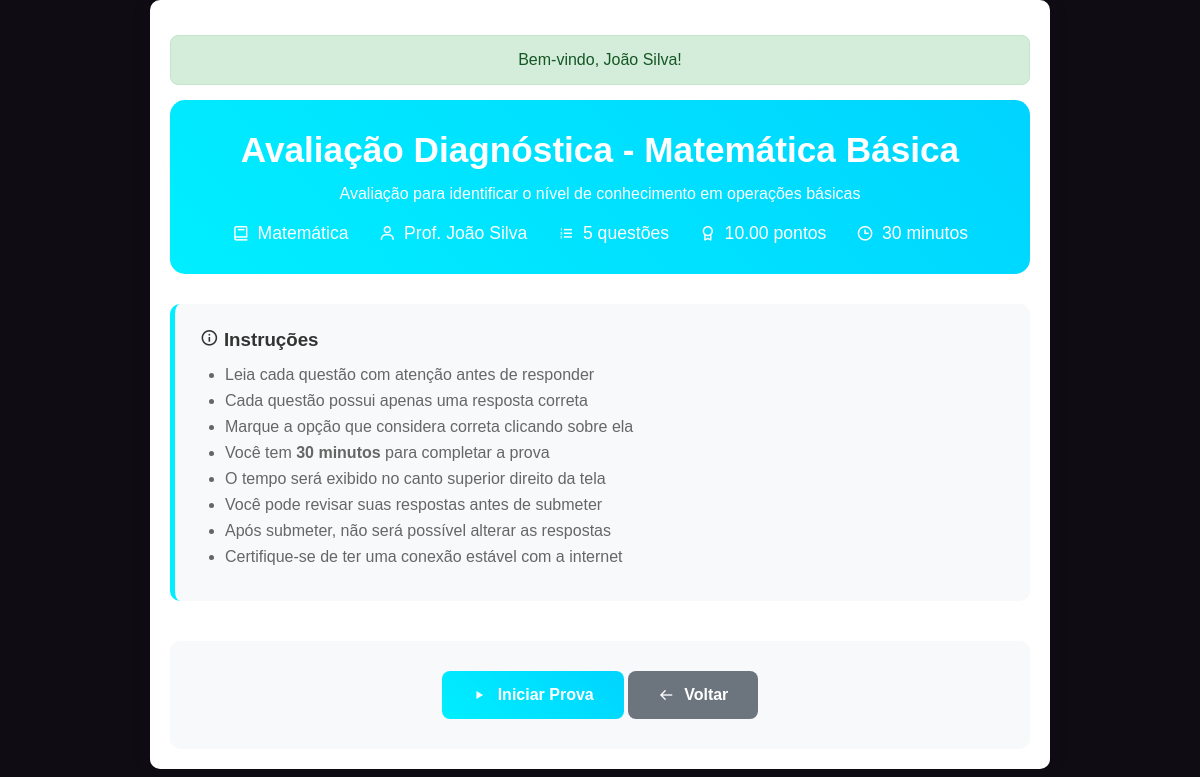
The app's page /fazer_prova.php?id=1 (signed in) with its own data.
### tables this page shows
CREATE TABLE IF NOT EXISTS provas (
    id INT AUTO_INCREMENT PRIMARY KEY,
    titulo VARCHAR(255) NOT NULL,
    descricao TEXT,
    materia VARCHAR(100) NOT NULL,
    tipo ENUM('diagnostica', 'avaliativa') NOT NULL DEFAULT 'diagnostica',
    tempo_limite INT DEFAULT 0,  
    professor_id INT NOT NULL,
    ativa BOOLEAN DEFAULT TRUE,
    created_at TIMESTAMP DEFAULT CURRENT_TIMESTAMP,
    updated_at TIMESTAMP DEFAULT CURRENT_TIMESTAMP ON UPDATE CURRENT_TIMESTAMP,
    FOREIGN KEY (professor_id) REFERENCES users(id) ON DELETE CASCADE
);

CREATE TABLE IF NOT EXISTS users (
    id INT AUTO_INCREMENT PRIMARY KEY,
    nome VARCHAR(100) NOT NULL,
    matricula VARCHAR(50) UNIQUE NOT NULL,
    password VARCHAR(255) NOT NULL,
    role ENUM('user', 'professor') NOT NULL DEFAULT 'user',
    created_at TIMESTAMP DEFAULT CURRENT_TIMESTAMP,
    updated_at TIMESTAMP DEFAULT CURRENT_TIMESTAMP ON UPDATE CURRENT_TIMESTAMP
);

### includes/session.php (called while the page is built, shortened)
<?php
function getFlashMessage() {
    if (isset($_SESSION['flash_message'])) {
        $message = $_SESSION['flash_message'];
        $type = $_SESSION['flash_type'] ?? 'info';
        return ['message' => $message, 'type' => $type];
    }
    return null;
}
?>

### fazer_prova.php (the view, shortened to what this page needs)
<?php
require_once 'includes/session.php';
require_once 'config/database.php';
$flash = getFlashMessage();
$aluno_id = $_SESSION['user_id'];
$prova_id = isset($_GET['id']) ? intval($_GET['id']) : 0;
try {
    $stmt = $pdo->prepare("
        SELECT
            p.*,
            pd.tentativas_permitidas,
            pd.data_inicio,
            pd.data_fim,
            COUNT(pq.id) as total_questoes,
            SUM(pq.pontuacao) as pontuacao_maxima,
            u.nome as professor_nome
        FROM provas p
        JOIN prova_disponibilidade pd ON p.id = pd.prova_id
        LEFT JOIN prova_questoes pq ON p.id = pq.prova_id
        LEFT JOIN users u ON p.professor_id = u.id
        WHERE p.id = ?
        AND p.ativa = 1
        AND (pd.aluno_id IS NULL OR pd.aluno_id = ?)
        AND (pd.data_inicio IS NULL OR pd.data_inicio <= NOW())
        AND (pd.data_fim IS NULL OR pd.data_fim >= NOW())
        GROUP BY p.id, pd.id
    ");
    $stmt->execute([$prova_id, $aluno_id]);
    $prova = $stmt->fetch();
} catch (PDOException $e) {
    setFlashMessage('Erro ao carregar prova: ' . $e->getMessage(), 'danger');
    header("Location: provas_disponiveis.php");
    exit();
}
$tentativa_id = isset($_GET['tentativa']) ? intval($_GET['tentativa']) : null;
if (!$tentativa_id) {
    $modo = 'inicio';
}
?>
<!DOCTYPE html>
<html lang="pt-br">
<head>
    <link href='https://unpkg.com/boxicons@2.1.4/css/boxicons.min.css' rel='stylesheet'>
    <link rel="stylesheet" href="static/css/cod.aluno.css">
</head>
<body>
    <div class="container">
        <?php if ($flash): ?>
            <div class="flash-message flash-<?php echo $flash['type']; ?>">
                <?php echo htmlspecialchars($flash['message']); ?>
            </div>
        <?php endif; ?>
        <div class="prova-header">
            <h1><?php echo htmlspecialchars($prova['titulo']); ?></h1>
            <p><?php echo htmlspecialchars($prova['descricao']); ?></p>
            <div class="prova-info">
                <div class="info-item">
                    <i class='bx bx-book'></i>
                    <span><?php echo htmlspecialchars($prova['materia']); ?></span>
                </div>
                <div class="info-item">
                    <i class='bx bx-user'></i>
                    <span>Prof. <?php echo htmlspecialchars($prova['professor_nome']); ?></span>
                </div>
                <div class="info-item">
                    <i class='bx bx-list-ol'></i>
                    <span><?php echo $prova['total_questoes']; ?> questões</span>
                </div>
                <div class="info-item">
                    <i class='bx bx-award'></i>
                    <span><?php echo $prova['pontuacao_maxima']; ?> pontos</span>
                </div>
                <?php if ($prova['tempo_limite'] > 0): ?>
                    <div class="info-item">
                        <i class='bx bx-time'></i>
                        <span><?php echo $prova['tempo_limite']; ?> minutos</span>
                    </div>
                <?php endif; ?>
            </div>
        </div>
        <?php if ($modo === 'inicio'): ?>
            <div class="instrucoes">
                <h3><i class='bx bx-info-circle'></i> Instruções</h3>
                <ul>
                    <li>Leia cada questão com atenção antes de responder</li>
                    <li>Cada questão possui apenas uma resposta correta</li>
                    <li>Marque a opção que considera correta clicando sobre ela</li>
                    <?php if ($prova['tempo_limite'] > 0): ?>
                        <li>Você tem <strong><?php echo $prova['tempo_limite']; ?> minutos</strong> para completar a prova</li>
                        <li>O tempo será exibido no canto superior direito da tela</li>
                    <?php endif; ?>
                    <li>Você pode revisar suas respostas antes de submeter</li>
                    <li>Após submeter, não será possível alterar as respostas</li>
                    <li>Certifique-se de ter uma conexão estável com a internet</li>
                </ul>
            </div>
            <div class="actions">
                <form method="POST" action="">
                    <button type="submit" class="btn btn-primary">
                        <i class='bx bx-play'></i> Iniciar Prova
                    </button>
                    <a href="provas_disponiveis.php" class="btn btn-secondary">
                        <i class='bx bx-arrow-back'></i> Voltar
                    </a>
                </form>
            </div>
        <?php endif; ?>
    </div>
</body>
</html>

### static/css/cod.aluno.css (style rules this page uses)
* { margin: 0; padding: 0; box-sizing: border-box; font-family: 'Poppins', sans-serif; }
body { background-color: #0f0c14; color: #fff; }

### fazer_prova.php (style rules this page uses)
.container { max-width: 900px; margin: 0 auto; padding: 20px; background: #fff; border-radius: 10px; box-shadow: 0 0 20px rgba(0, 0, 0, 0.1); }
.prova-header { background: linear-gradient(45deg, #0ef, #00d4ff); color: white; padding: 30px; border-radius: 15px; margin-bottom: 30px; text-align: center; }
.prova-header h1 { margin: 0 0 15px 0; font-size: 2.2em; }
.prova-info { display: flex; justify-content: center; gap: 30px; flex-wrap: wrap; margin-top: 20px; font-size: 1.1em; }
.info-item { display: flex; align-items: center; gap: 8px; }
.instrucoes { background: #f8f9fa; padding: 25px; border-radius: 10px; margin-bottom: 30px; border-left: 5px solid #0ef; }
.instrucoes h3 { margin: 0 0 15px 0; color: #333; }
.instrucoes ul { margin: 10px 0; padding-left: 25px; }
.instrucoes li { margin: 8px 0; color: #666; }
.btn { padding: 15px 30px; border: none; border-radius: 8px; cursor: pointer; text-decoration: none; font-size: 16px; font-weight: bold; transition: transform 0.2s, box-shadow 0.2s; display: inline-flex; align-items: center; gap: 10px; }
.btn-primary { background: linear-gradient(45deg, #0ef, #00d4ff); color: white; }
.btn-secondary { background: #6c757d; color: white; }
.actions { text-align: center; margin-top: 40px; padding: 30px; background: #f8f9fa; border-radius: 10px; }
.flash-message { margin: 15px 0; padding: 15px; border-radius: 8px; text-align: center; }
.flash-success { background-color: #d4edda; color: #155724; border: 1px solid #c3e6cb; }

### records on screen
provas: titulo "Avaliação Diagnóstica - Matemática Básica", descricao "Avaliação para identificar o nível de conhecimento em operações básicas", materia "Matemática", professor.nome "João Silva", tempo_limite "30"

### other values on screen
$flash['message'] "Bem-vindo, João Silva!"
$prova['total_questoes'] "5"
$prova['pontuacao_maxima'] "10.00"
